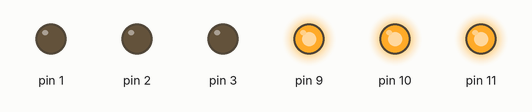
This sketch was run on a simulated Arduino Uno, built with avr-gcc and run on an emulated ATmega328P. Shown: output pins drawn as LEDs (lit = HIGH).

Above: at 0.1 s.
Timing chart, 0 to 1.6 s (numbered marks = the images above):
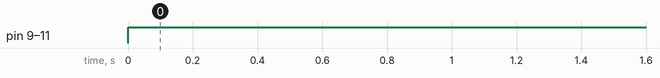

Measured:
- by itself, pin 9–11: LOW → HIGH at 0.00 s

The sketch:

aula4_ex1.ino
```cpp
void setup(){

  DDRD = 0b00001110;
  DDRB = 0b00001110;
}

void loop(){
    PORTB = 0b00001110;
}
```
